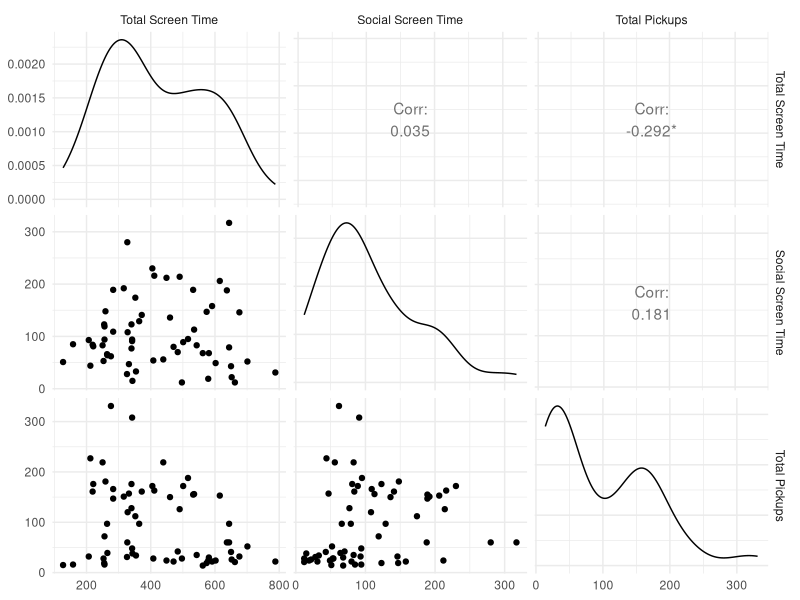
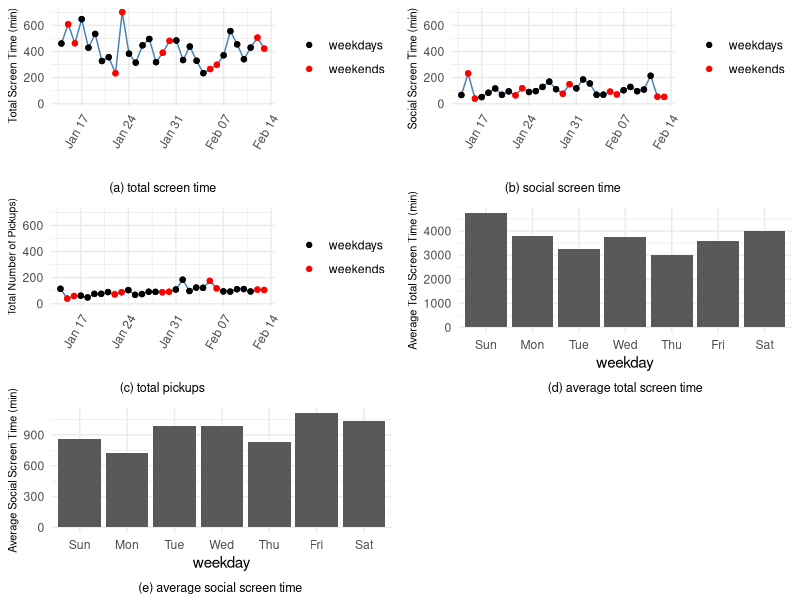

These figures' R source, in order:
## ---- chunk 1
knitr::opts_chunk$set(echo = FALSE, error = FALSE, warning = FALSE)
library(readxl)
library(lubridate)
library(dplyr)
library(ggplot2)
library(dplyr)
library(gridExtra)
library(GGally)
library(circular)
library(kableExtra)
## ---- chunk 2
#read in screen time data 
screen_data = read_excel(path = "data/hotpot_screen_data_v1.xlsx")
## ---- chunk 3
screen_data = screen_data %>% 
  mutate(Pickup.1st = as.POSIXct(paste(as.character(Date),
                                                   unlist(lapply(Pickup.1st,
                                                        function(x){strsplit(as.character(x), split =" ") [[1]] [2]})))))
## ---- chunk 4
screen_data_isgomez = screen_data %>% filter(ID == "isgomez")
screen_data_xuetao = screen_data %>% filter(ID == "xuetao")
  summary_data = data.frame(
           ID = rep(c("isgomez","xuetao","hotpot"), times = 3),
           category = c(                                         rep("tot.scr.time", times = 3),
                        rep("tot.soc.time", times = 3), 
                        rep("pickups", times = 3)), 
           # min = c(min(screen_data_isgomez$Pickup.1st),
           #         min(screen_data_xuetao$Pickup.1st),
           #         min(screen_data$Pickup.1st),
            min =  c(min(screen_data_isgomez$Tot.Scr.Time),
                   min(screen_data_xuetao$Tot.Scr.Time),
                   min(screen_data$Tot.Scr.Time),
                   min(screen_data_isgomez$Tot.Soc.Time),
                   min(screen_data_xuetao$Tot.Soc.Time),
                   min(screen_data$Tot.Soc.Time),
                   min(screen_data_isgomez$Pickups),
                   min(screen_data_xuetao$Pickups),
                   min(screen_data$Pickups)), 
           # max = c(max(screen_data_isgomez$Pickup.1st),
           #         max(screen_data_xuetao$Pickup.1st),
           #         max(screen_data$Pickup.1st),
           max =  c(max(screen_data_isgomez$Tot.Scr.Time),
                   max(screen_data_xuetao$Tot.Scr.Time),
                   max(screen_data$Tot.Scr.Time),
                   max(screen_data_isgomez$Tot.Soc.Time),
                   max(screen_data_xuetao$Tot.Soc.Time),
                   max(screen_data$Tot.Soc.Time),
                   max(screen_data_isgomez$Pickups),
                   max(screen_data_xuetao$Pickups),
                   max(screen_data$Pickups)),
           # mean = c(mean(screen_data_isgomez$Pickup.1st),
           #         mean(screen_data_xuetao$Pickup.1st),
           #         mean(screen_data$Pickup.1st),
           mean = c(mean(screen_data_isgomez$Tot.Scr.Time),
                   mean(screen_data_xuetao$Tot.Scr.Time),
                   mean(screen_data$Tot.Scr.Time),
                   mean(screen_data_isgomez$Tot.Soc.Time),
                   mean(screen_data_xuetao$Tot.Soc.Time),
                   mean(screen_data$Tot.Soc.Time),
                   mean(screen_data_isgomez$Pickups),
                   mean(screen_data_xuetao$Pickups),
                   mean(screen_data$Pickups)),
           # median = c(median(screen_data_isgomez$Pickup.1st),
           #         median(screen_data_xuetao$Pickup.1st),
           #         median(screen_data$Pickup.1st),
           median = c(median(screen_data_isgomez$Tot.Scr.Time),
                   median(screen_data_xuetao$Tot.Scr.Time),
                   median(screen_data$Tot.Scr.Time),
                   median(screen_data_isgomez$Tot.Soc.Time),
                   median(screen_data_xuetao$Tot.Soc.Time),
                   median(screen_data$Tot.Soc.Time),
                   median(screen_data_isgomez$Pickups),
                   median(screen_data_xuetao$Pickups),
                   median(screen_data$Pickups)),
           sd = c(sd(screen_data_isgomez$Tot.Scr.Time),
                   sd(screen_data_xuetao$Tot.Scr.Time),
                   sd(screen_data$Tot.Scr.Time),
                   sd(screen_data_isgomez$Tot.Soc.Time),
                   sd(screen_data_xuetao$Tot.Soc.Time),
                   sd(screen_data$Tot.Soc.Time),
                   sd(screen_data_isgomez$Pickups),
                   sd(screen_data_xuetao$Pickups),
                   sd(screen_data$Pickups)))
  

## ---- chunk 5
summary_data2 = summary_data %>% select("ID","min","max","mean","median","sd") %>% mutate(mean = round(mean,0), sd = round(sd,0), median = round(median,0))

kable(summary_data2, booktabs = TRUE,  caption = "Screen Data Summary Descriptive Statistic per participant") %>% pack_rows(
  index = c("Total Screen Time (in minutes)" = 3, "Total Social Time (in minutes)" = 3, "Number of daily pickups" = 3)) %>%
  kable_styling(font_size = 10, position = "center", full_width = FALSE)
## ---- chunk 6
#CORRELATION PLOTS 
ggpairs(screen_data,columns = c("Tot.Scr.Time", "Tot.Soc.Time", "Pickups"),
        columnLabels = c("Total Screen Time", "Social Screen Time", "Total Pickups")) +
  theme_minimal()
## ---- chunk 7
#getting team average screen data info
screen_data$weekday = weekdays(screen_data$Date, abbreviate = T)

screen_data = screen_data %>% group_by(Date) %>% mutate(Avg.Total.ST = mean(Tot.Scr.Time),
                                                        Avg.Social.ST = mean(Tot.Soc.Time),
                                                        Avg.Pickups = mean(Pickups))
screen_data = screen_data %>%
  mutate(if_weekend = weekday %in% c("Sun", "Sat")) 

screen_data = screen_data %>%
  group_by(weekday) %>%
  mutate(Avg.Total.ST.wkd = mean(Tot.Scr.Time),
         Avg.Social.ST.wkd = mean(Tot.Soc.Time))

screen_data$weekday  = factor(screen_data$weekday, levels=c("Sun", "Mon", "Tue",
                                        "Wed", "Thu", "Fri", "Sat"))
## ---- chunk 8
#total screen time 
total = ggplot(screen_data, aes(x = Date, y = Avg.Total.ST,
                        color = if_weekend)) +
        geom_line(color = "steelblue") + 
        geom_point() +
        labs(x = "", y ="Total Screen Time (min)", caption = "(a) total screen time" ) +
        ylim(15,702) +
        scale_color_manual(labels = c("weekdays", "weekends"), values = 
                            c("black","red")) +
    theme_minimal() +
    theme(axis.text.x = element_text(angle = 60, hjust = 1),
          axis.title.y = element_text(size = 8, hjust = 1),
          plot.caption = element_text(hjust=0.5,vjust = 0.1, size=9),
          legend.title = element_blank())

#social screen time 
social = ggplot(screen_data, aes(x = Date, y = Avg.Social.ST,
                        color = if_weekend)) +
        geom_line(color = "steelblue") + 
        geom_point() +
        labs(x = "", y = "Social Screen Time (min)",caption = "(b) social screen time" ) +
        ylim(15,702) +
        scale_color_manual(labels = c("weekdays", "weekends"), values = 
                            c("black","red")) +
    theme_minimal() +
    theme(axis.text.x = element_text(angle = 60, hjust = 1), 
          axis.title.y = element_text(size= 8, hjust = 1),
          plot.caption = element_text(hjust=0.5,vjust = 0.1, size=9),
          legend.title = element_blank())

#pickups 
pickups = ggplot(screen_data, aes(x = Date, y = Avg.Pickups,
                        color = if_weekend)) +
        geom_line(color = "steelblue") + 
        geom_point() +
        labs(x = "", y = "Total Number of Pickups)", caption = "(c) total pickups") +
        ylim(15,702) +
        scale_color_manual(labels = c("weekdays", "weekends"), values = 
                            c("black","red")) +
    theme_minimal() +
    theme(axis.text.x = element_text(angle = 60, hjust = 1),
          axis.title.y = element_text(size = 7.5),
          plot.caption = element_text(hjust=0.5,vjust = 0.1, size=9),
          legend.title = element_blank())

#weekday total
weekday.total = ggplot(screen_data, aes(x = weekday, y = Avg.Total.ST.wkd)) +
  geom_col() +
  labs(caption = "(d) average total screen time", y = "Average Total Screen Time (min)") +
  theme_minimal() +
  theme(axis.title.y = element_text(size = 8),
         plot.caption = element_text(hjust=0.5,vjust = 0.1, size=9),)

#social total
social.total = ggplot(screen_data, aes(x = weekday, y = Avg.Social.ST.wkd)) +
  geom_col() +
  labs(caption = "(e) average social screen time ", y = "Average Social Screen Time (min)") +
  theme_minimal() +
  theme(axis.title.y = element_text(size = 8), 
        plot.caption = element_text(hjust=0.5,vjust = 0.1, size=9),)
  
grid.arrange(total,social,pickups,weekday.total,social.total, ncol = 2, nrow = 3)
